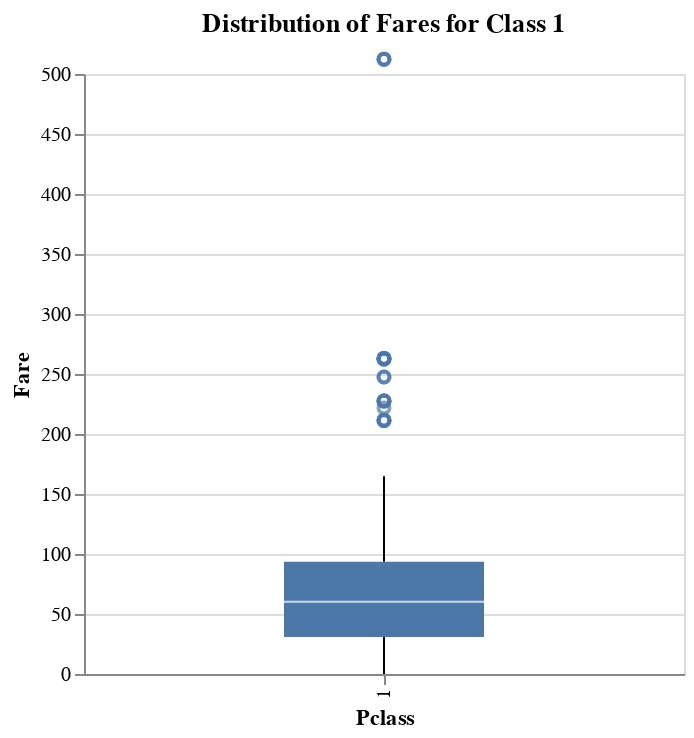

Notebook code cell kept with this figure:
### Markdown cell above
### Boxplot

### Code cell
# altair boxplot example
class1 = df[df.Pclass == 1]

alt.Chart(class1).mark_boxplot(size = 100).encode(
    alt.X('Pclass:O'), alt.Y('Fare', scale=alt.Scale(domain=(0, 500))),
    tooltip = ["Fare"]).properties(width = 300, height = 300,
                                   title = 'Distribution of Fares for Class 1')

### Figure 1 — Vega-Lite specification as saved in the notebook (floating-point values rounded to 4 significant figures; data arrays with more than 128 entries replaced by an {"elided": "..."} marker saying what was removed)
{"config": {"view": {"continuousWidth": 400, "continuousHeight": 300}}, "data": {"name": "data-2d97f3f01a2c15bf4528afd095ef08d8"}, "mark": {"type": "boxplot", "size": 100}, "encoding": {"tooltip": [{"field": "Fare", "type": "quantitative"}], "x": {"field": "Pclass", "type": "ordinal"}, "y": {"field": "Fare", "scale": {"domain": [0, 500]}, "type": "quantitative"}}, "height": 300, "title": "Distribution of Fares for Class 1", "width": 300, "$schema": "https://vega.github.io/schema/vega-lite/v4.17.0.json", "datasets": {"data-2d97f3f01a2c15bf4528afd095ef08d8": {"elided": "216 records"}}}
